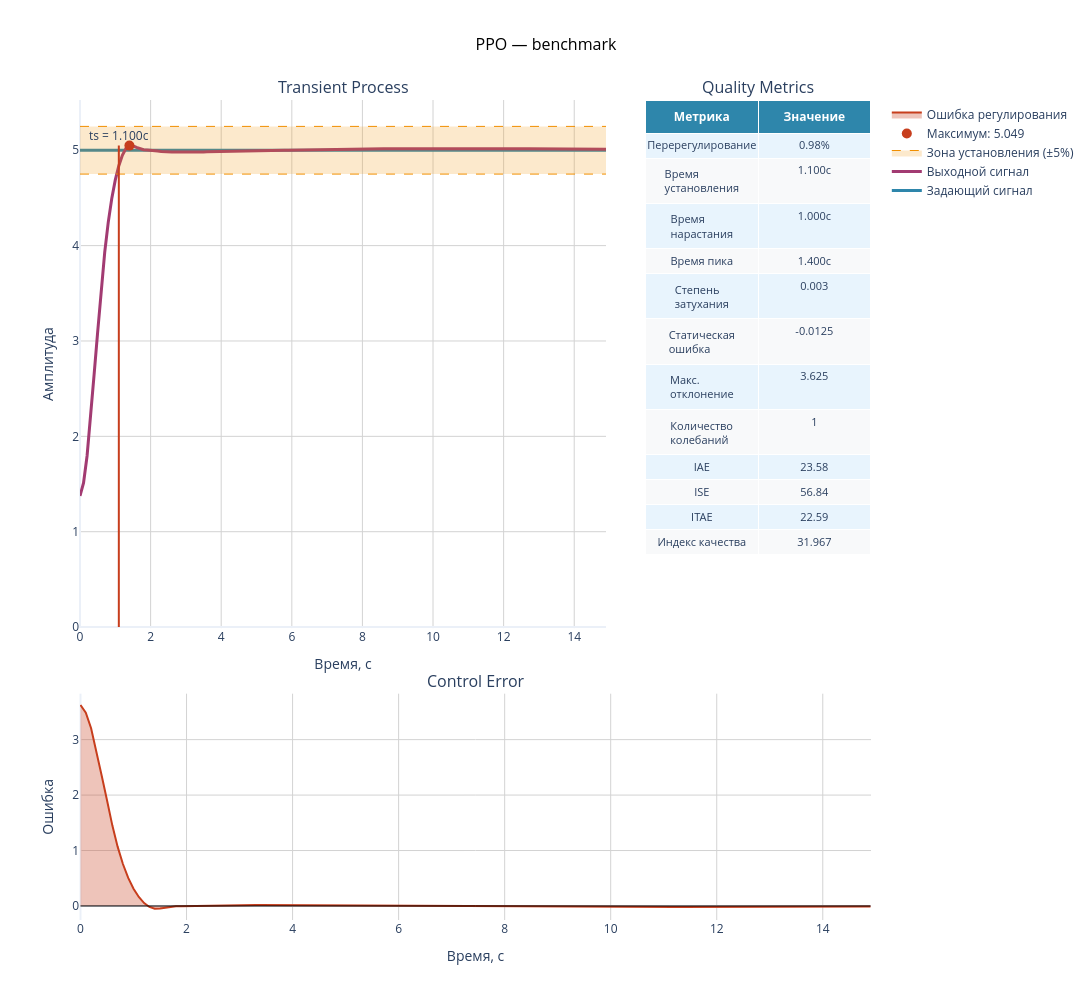
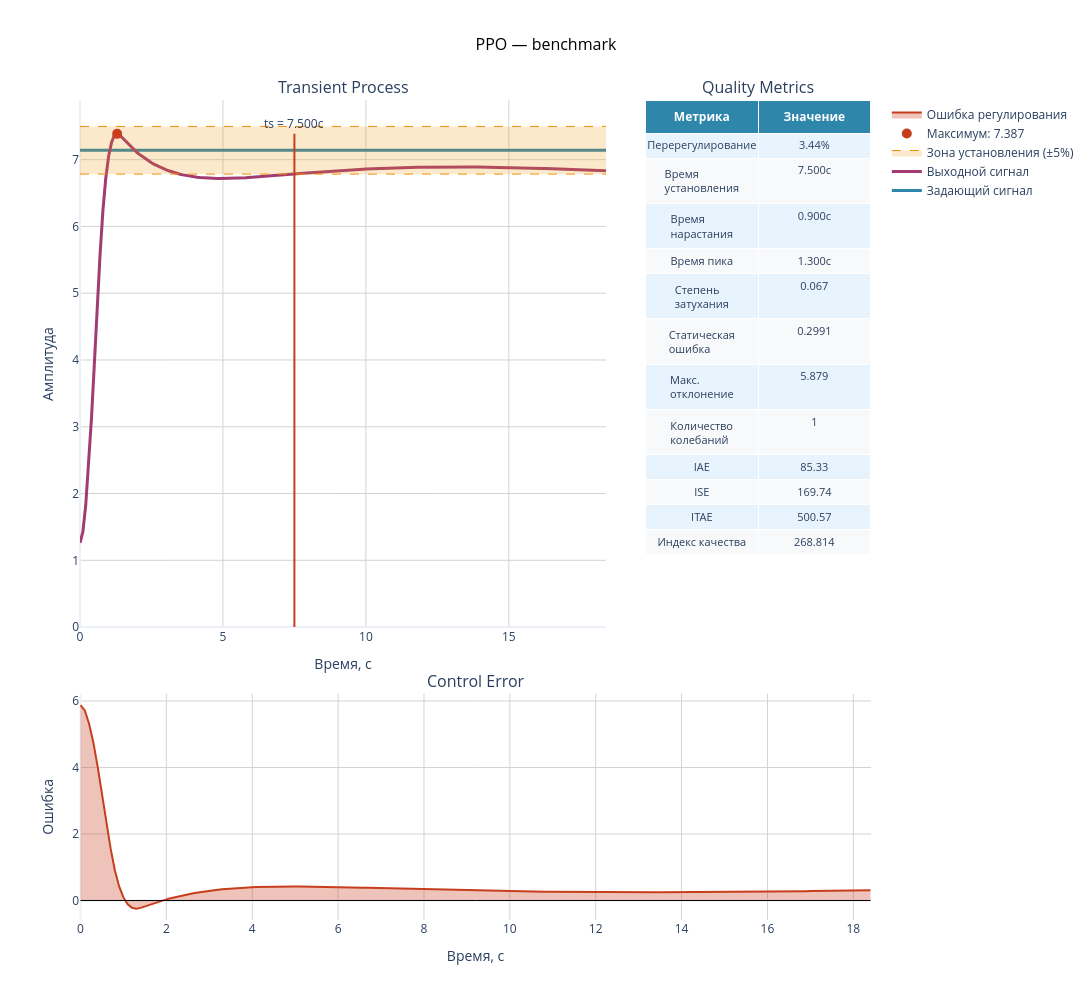
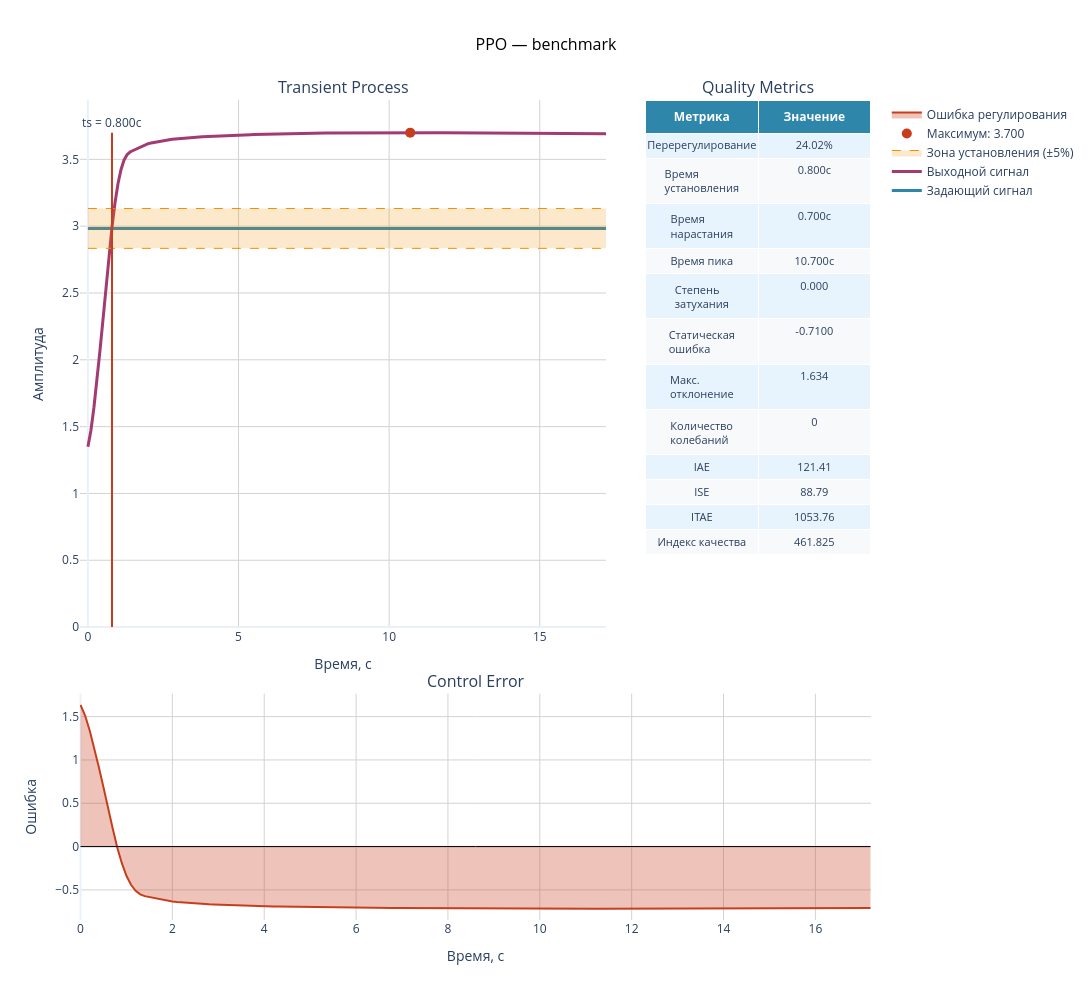
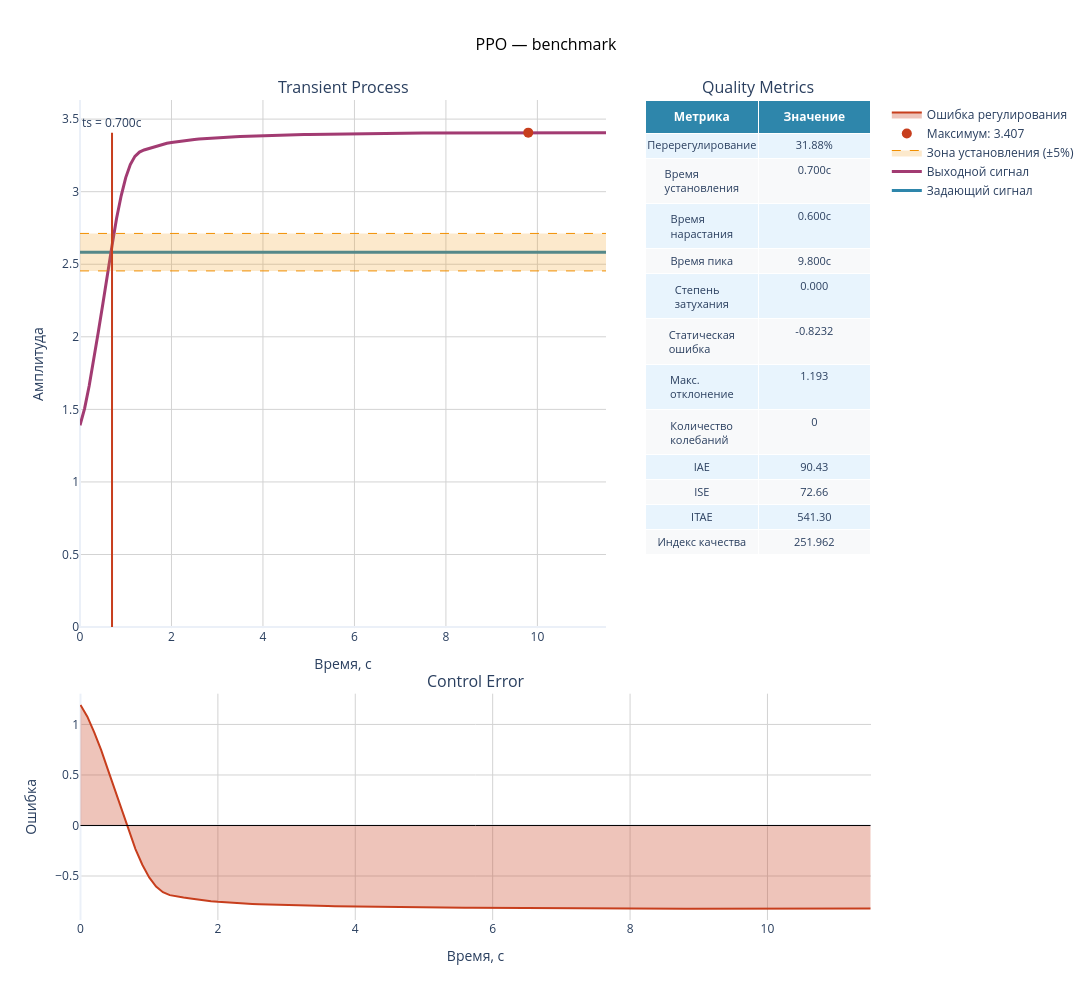

The notebook cell these images were saved under, in order:
### Code cell
# Deterministic rollout + transient plot + benchmark
import matplotlib.pyplot as plt

from tensoraerospace.benchmark import ControlBenchmark


def run_step_episode(
    agent: PPO,
    *,
    amplitude_deg: float,
    step_time_sec: float,
) -> dict:
    ref = make_reference_signal(
        tps,
        "step",
        amplitude_deg=float(amplitude_deg),
        step_time_sec=float(step_time_sec),
    )

    eval_env = ImprovedB747Env(
        initial_state=init_state,
        reference_signal=ref,
        number_time_steps=number_time_steps,
        dt=dt,
        initial_elevator_deg=0.0,
    )

    obs, _ = eval_env.reset()

    theta_rad_hist: list[float] = []
    ref_rad_hist: list[float] = []
    elev_deg_hist: list[float] = []

    terminated = False
    truncated = False
    while not (terminated or truncated):
        _, mean_action, _ = agent.act(obs, deterministic=True)
        obs, reward, terminated, truncated, info = eval_env.step(mean_action[0])

        theta_rad_hist.append(float(eval_env.state[eval_env._idx_theta]))
        idx = int(
            np.clip(
                eval_env.current_step,
                0,
                eval_env.reference_signal.shape[1] - 1,
            )
        )
        ref_rad_hist.append(float(eval_env.reference_signal[0, idx]))
        elev_deg_hist.append(
            float(eval_env.previous_action * eval_env.max_stabilizer_angle_deg)
        )

    theta_rad = np.asarray(theta_rad_hist)
    ref_rad = np.asarray(ref_rad_hist)
    elev_deg = np.asarray(elev_deg_hist)

    t_eval = tps[: len(theta_rad)]

    # Plots
    plt.figure(figsize=(15, 4))
    plt.plot(t_eval, np.rad2deg(ref_rad), label="ref (deg)", linewidth=2)
    plt.plot(t_eval, np.rad2deg(theta_rad), label="theta (deg)", linewidth=2)
    plt.grid(True)
    plt.legend()
    plt.title(
        f"PPO deterministic step response (amp={amplitude_deg:.2f} deg, t0={step_time_sec:.2f} s)"
    )

    plt.figure(figsize=(15, 3))
    plt.plot(t_eval, elev_deg, label="elevator (deg)")
    plt.grid(True)
    plt.legend()
    plt.title("Control action")

    # Benchmark
    bench = ControlBenchmark()
    control_deg = np.rad2deg(ref_rad)
    system_deg = np.rad2deg(theta_rad)

    metrics = bench.becnchmarking_one_step(
        control_signal=control_deg,
        system_signal=system_deg,
        signal_val=0.0,
        dt=dt,
    )

    print("\nBenchmark metrics:")
    print(metrics)

    print(
        "\n"
        + bench.generate_report(
            control_signal=control_deg,
            system_signal=system_deg,
            signal_val=0.0,
            dt=dt,
            system_name="PPO checkpoint",
        )
    )

    bench.plot(
        control_signal=control_deg,
        system_signal=system_deg,
        signal_val=0.0,
        dt=dt,
        tps=t_eval,
        title="PPO — benchmark",
    )

    return {
        "t": t_eval,
        "ref_deg": control_deg,
        "theta_deg": system_deg,
        "elev_deg": elev_deg,
        "metrics": metrics,
    }


# --- Single chosen scenario (edit these to validate specific cases)
res = run_step_episode(agent, amplitude_deg=5.0, step_time_sec=5.0)

# --- Optional: quick robustness check on multiple random (amp, step_time)
N_CASES = 8
rng = np.random.default_rng(123)
amp_lo, amp_hi = (1.0, 10.0)
st_lo, st_hi = (1.0, 10.0)
if hasattr(env, "amplitude_deg_range"):
    amp_lo, amp_hi = env.amplitude_deg_range
if hasattr(env, "step_time_sec_range"):
    st_lo, st_hi = env.step_time_sec_range

bench = ControlBenchmark()
rows = []
for i in range(N_CASES):
    amp = float(rng.uniform(amp_lo, amp_hi))
    st = float(rng.uniform(st_lo, st_hi))
    out = run_step_episode(agent, amplitude_deg=amp, step_time_sec=st)
    m = out["metrics"].copy()
    m.update({"amp_deg": amp, "step_time_s": st})
    rows.append(m)

try:
    import pandas as pd

    df = pd.DataFrame(rows)
    display(df[["amp_deg", "step_time_s", "overshoot", "settling_time", "static_error", "oscillation_count", "performance_index"]])
    print("\nSummary:")
    display(df[["overshoot", "settling_time", "static_error", "oscillation_count", "performance_index"]].describe())
except Exception:
    print("\nRobustness metrics (first 3):")
    print(rows[:3])
